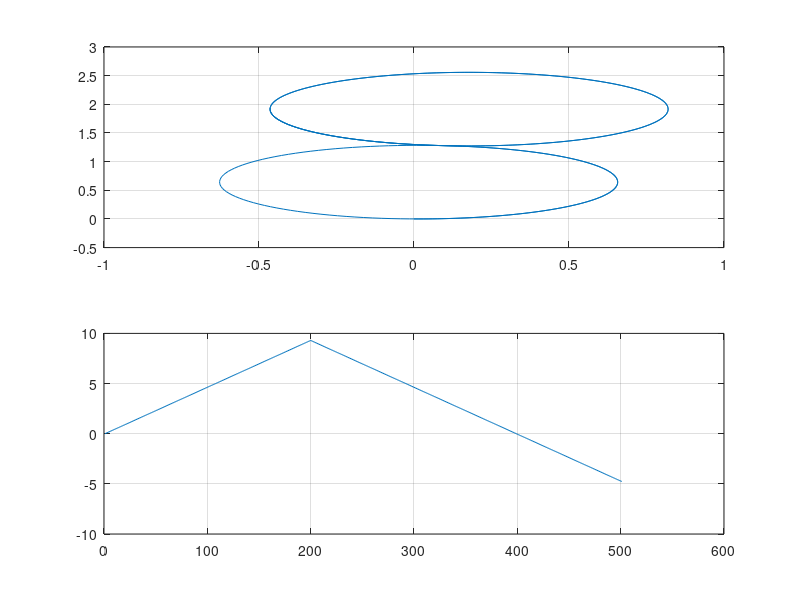

This chart was generated by the following MATLAB code:
% question 4

x = zeros(3,1);
u = [2;     %alpha
     3];    %v;
L = 2;

for k=1:500 %iterations / Loop

    if (k == 200)
        u(1,1) = -1*u(1,1);
    end

    x(1,k+1) = x(1,k) + 0.01*u(2,1)*cos(x(3,k));
    x(2,k+1) = x(2,k) + 0.01*u(2,1)*sin(x(3,k));
    x(3,k+1) = x(3,k) + 0.01*u(2,1)*tan(u(1,1)/L);
    %    x(:,k+1) = A*x(:,k) + B*u;
end
subplot (2,1,1); plot(x(1,:),x(2,:)); grid on;
subplot (2,1,2); plot(x(3,:)); grid on;
